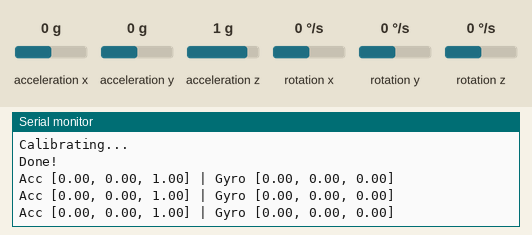
A sketch run on a simulated ESP32. On the bench: the last lines printed to the serial monitor. Inputs (shaded band) come from the test bench; at power-on: acceleration x 0 g, acceleration y 0 g, acceleration z 1 g, rotation x 0 °/s, rotation y 0 °/s, rotation z 0 °/s.

Above: at 2.2 s.
2.3 s: acceleration x set to -1.4 g
At 2.9 s:
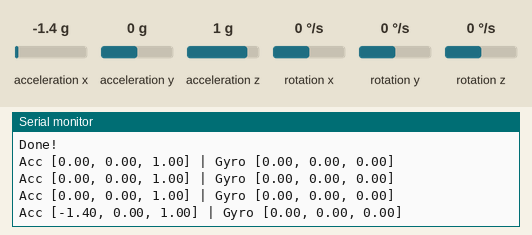
3.8 s: acceleration y set to -1.4 g
At 4.4 s:
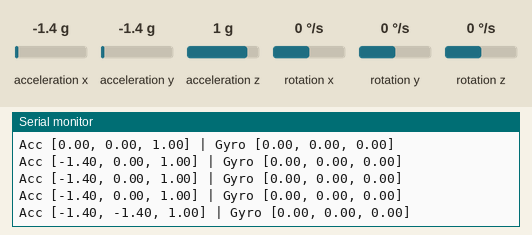
5.3 s: acceleration z set to -1.4 g
At 5.9 s:
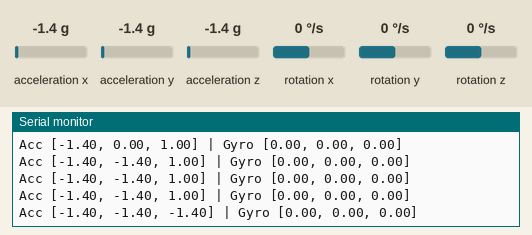
6.8 s: rotation x set to -192 °/s
At 7.4 s:
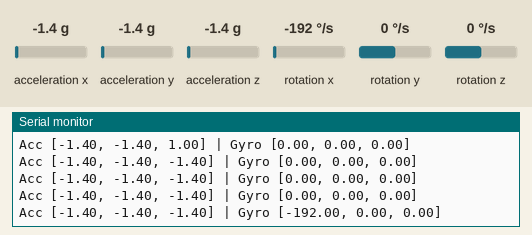
8.3 s: rotation y set to -192 °/s
At 8.9 s:
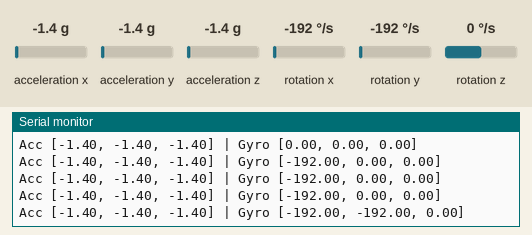

The sketch:

imu_logger.ino
```cpp
#include <Wire.h>
#include <MPU6050_light.h>

MPU6050 mpu(Wire);

void setup() {
  Serial.begin(115200);
  Wire.begin(21, 22);  // SDA, SCL
  byte status = mpu.begin();
  Serial.print(F("MPU6050 status: "));
  Serial.println(status);
  while(status != 0){ delay(1000); }

  Serial.println(F("Calibrating..."));
  mpu.calcOffsets(); // Calibrate
  Serial.println(F("Done!\n"));
}

void loop() {
  mpu.update();
  Serial.print("Acc [");
  Serial.print(mpu.getAccX()); Serial.print(", ");
  Serial.print(mpu.getAccY()); Serial.print(", ");
  Serial.print(mpu.getAccZ()); Serial.print("] | Gyro [");
  Serial.print(mpu.getGyroX()); Serial.print(", ");
  Serial.print(mpu.getGyroY()); Serial.print(", ");
  Serial.print(mpu.getGyroZ()); Serial.println("]");
  delay(500);
}
```

Measured:
- after the input at 2.3 s, the serial monitor: prints a new line after 0.21 s (image 1)
- after the input at 3.8 s, the serial monitor: prints a new line after 0.21 s (image 2)
- after the input at 5.3 s, the serial monitor: prints a new line after 0.22 s (image 3)
- after the input at 6.8 s, the serial monitor: prints a new line after 0.23 s (image 4)
- after the input at 8.3 s, the serial monitor: prints a new line after 0.23 s (image 5)
